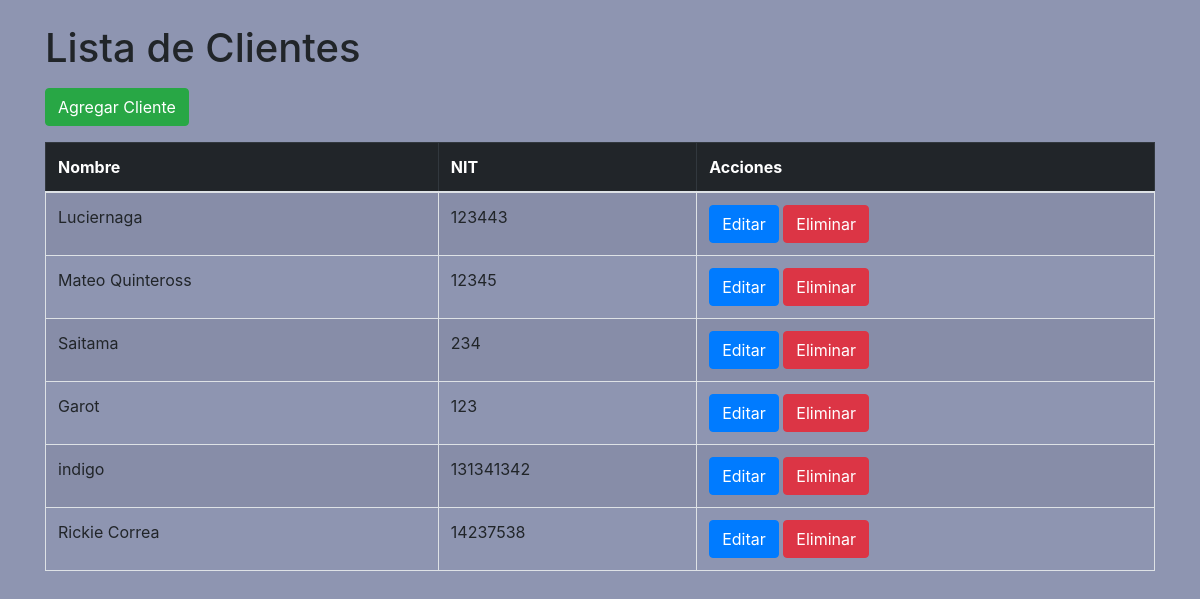
/restaurant/clientes/, run on an earlier commit of the app's database.
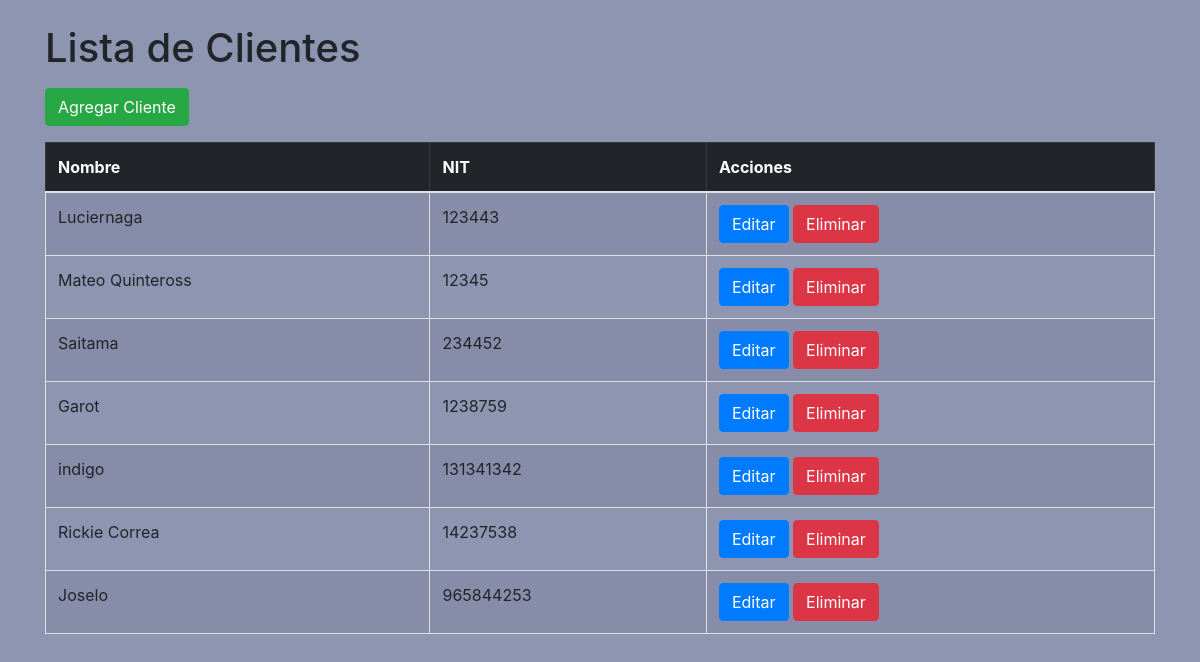
And on a later commit of the database.
### restaurant/models/Cliente.py (models this page shows, shortened)
class Cliente(models.Model):
    nombre = models.CharField(max_length=100)
    nit = models.IntegerField(max_length=20, unique=True)

### restaurant/views/cliente_views.py (the view)
# urls.py: path("clientes/", views.ClienteListView.as_view(),name="clientes"),
class ClienteListView(ListView):
    model = Cliente
    template_name = "restaurant/cliente/list.html"

### templates/restaurant/cliente/list.html (shortened to what this page needs)
{% extends "restaurant/base.html" %}
{% block content %}
<div class="container mt-4" >
    <h1 class="mb-3">Lista de Clientes</h1>
    <a href="{% url 'clientes_create' %}" class="btn btn-success mb-3">
        Agregar Cliente
    </a>
    <table class="table table-striped table-bordered">
        <thead class="table-dark">
            <tr>
                <th>Nombre</th>
                <th>NIT</th>
                <th>Acciones</th>
            </tr>
        </thead>
        <tbody>
            {% for cliente in cliente_list %}
            <tr>
                <td>{{ cliente.nombre }}</td>
                <td>{{ cliente.nit }}</td>
                <td>
                    <a href="{% url 'clientes_update' cliente.id %}" class="btn btn-primary">Editar</a>
                    <form action="{% url 'clientes_delete' cliente.id %}" method="post" class="d-inline"
                          onsubmit="return confirm('¿Seguro que deseas eliminar este cliente?');">
                        <button type="submit" class="btn btn-danger">Eliminar</button>
                    </form>
                </td>
            </tr>
            {% endfor %}
        </tbody>
    </table>
</div>
{% endblock %}

What changed in the data, as far as the page shows it:
changed Cliente "Saitama": nit "234" → "234452"
changed Cliente "Garot": nit "123" → "1238759"
added Cliente: nombre "Joselo", nit "965844253"
